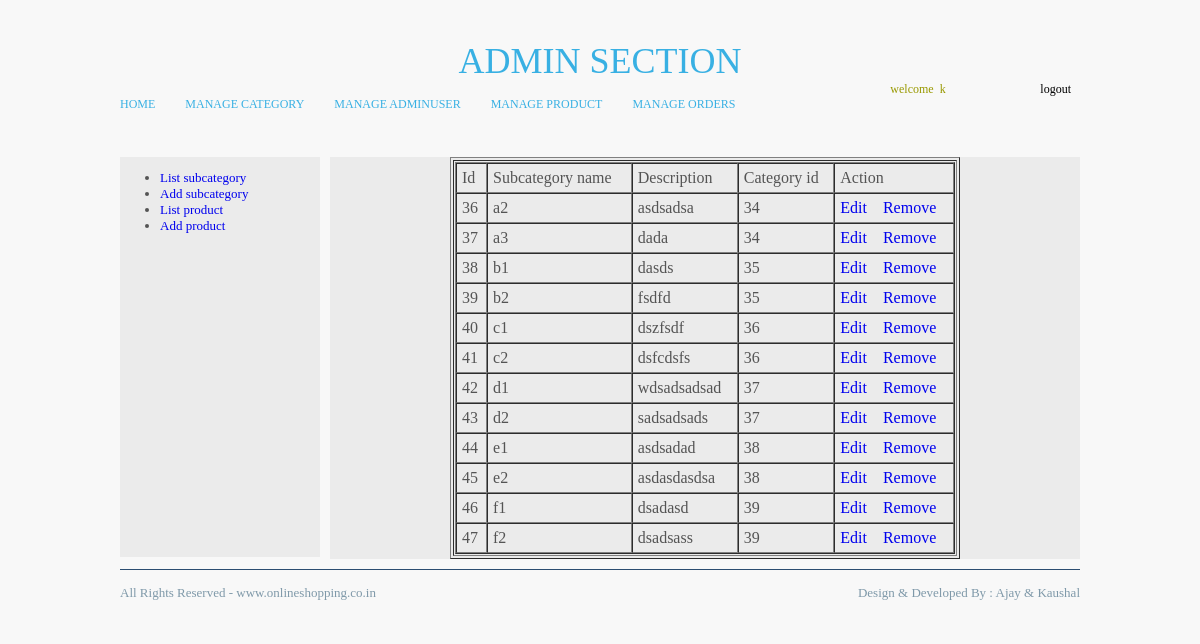
Screenshot of /admin/home.php?pagee=managepro (signed in) with the database file from the repository.
### tables this page shows
CREATE TABLE IF NOT EXISTS `subcat` (
  `id` int(11) NOT NULL AUTO_INCREMENT,
  `subcatname` varchar(255) NOT NULL,
  `description` varchar(255) NOT NULL,
  `pid` int(11) NOT NULL,
  PRIMARY KEY (`id`)
);

### admin/listsubcat.php (the view, shortened to what this page needs)
<table border="1" width="500" height="auto" align="center">
<tr>
<td>
<table border="1" width="500" height="auto" cellspacing="0" align="center" cellpadding="5">
<tr>
<td>Id </td>
<td>Subcategory name </td>
<td>Description </td>
<td>Category id</td>
<td>Action</td>
</tr>
<?php
$sql = "select *from subcat";
$res = mysql_query($sql);
while($row = mysql_fetch_array($res))
{
?>
<tr>
<td><?php echo $row['id']; ?></td>
<td><?php echo $row['subcatname']; ?></td>
<td><?php echo $row['description']; ?></td>
<td><?php echo $row['pid']; ?></td>
<td>
<a href="home.php?page=editsubcat&id=<?php echo $row['id'];?>">Edit</a>&nbsp;&nbsp;&nbsp;
<a href="home.php?page=removesubcat&id=<?php echo $row['id'];?>">Remove</a>
</td>
</tr>
<?php } ?>
</table>
</td>
</tr>
</table>

### rows the page displays
subcat: id "36", subcatname "a2", description "asdsadsa", pid "34"
subcat: id "37", subcatname "a3", description "dada", pid "34"
subcat: id "38", subcatname "b1", description "dasds", pid "35"
subcat: id "39", subcatname "b2", description "fsdfd", pid "35"
subcat: id "40", subcatname "c1", description "dszfsdf", pid "36"
subcat: id "41", subcatname "c2", description "dsfcdsfs", pid "36"
subcat: id "42", subcatname "d1", description "wdsadsadsad", pid "37"
subcat: id "43", subcatname "d2", description "sadsadsads", pid "37"
subcat: id "44", subcatname "e1", description "asdsadad", pid "38"
subcat: id "45", subcatname "e2", description "asdasdasdsa", pid "38"
subcat: id "46", subcatname "f1", description "dsadasd", pid "39"
subcat: id "47", subcatname "f2", description "dsadsass", pid "39"

### other values shown
$_SESSION['user'] "k"
